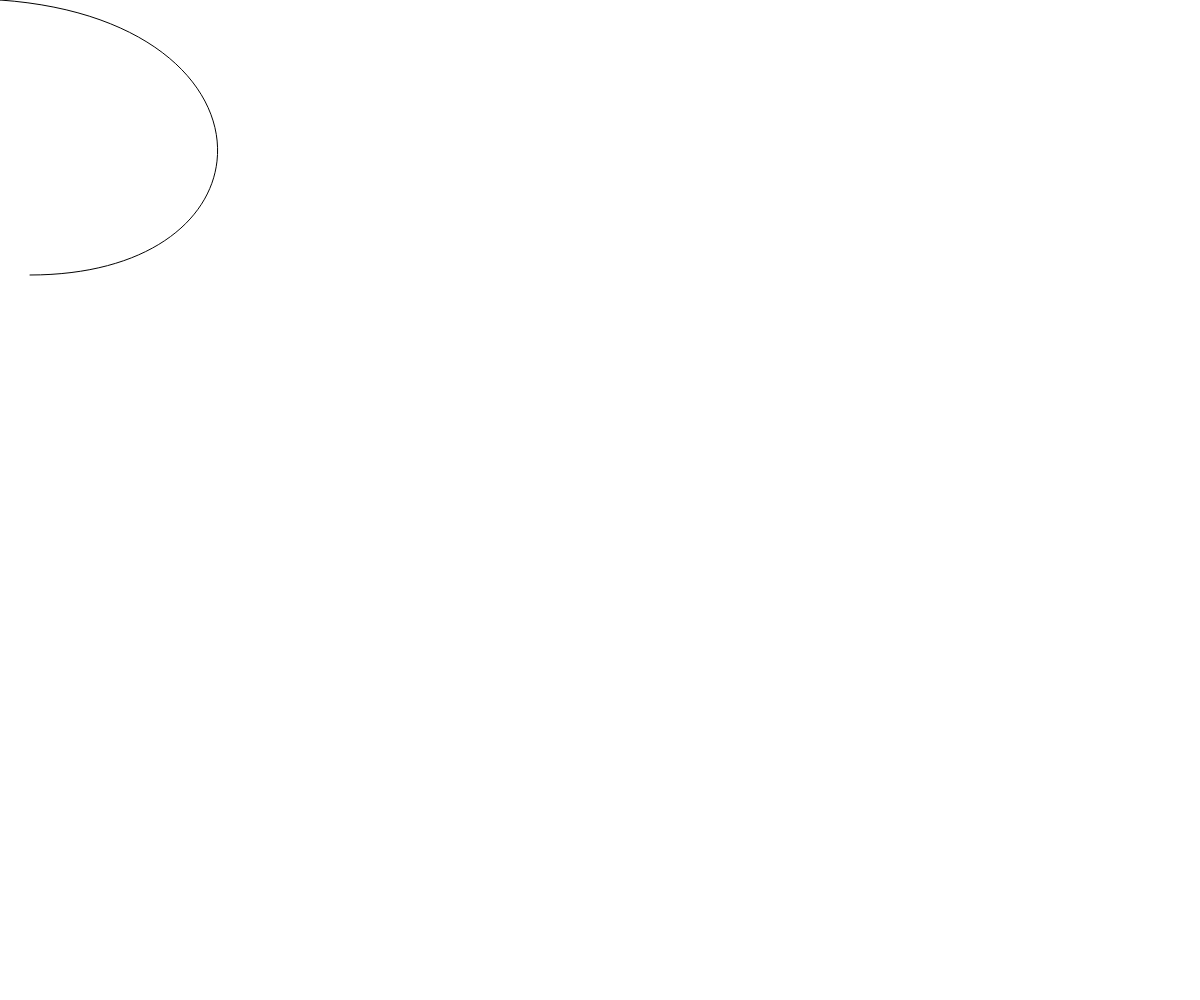
Frame 1 (no input)
Frame 60 (no input): identical to frame 1, image omitted
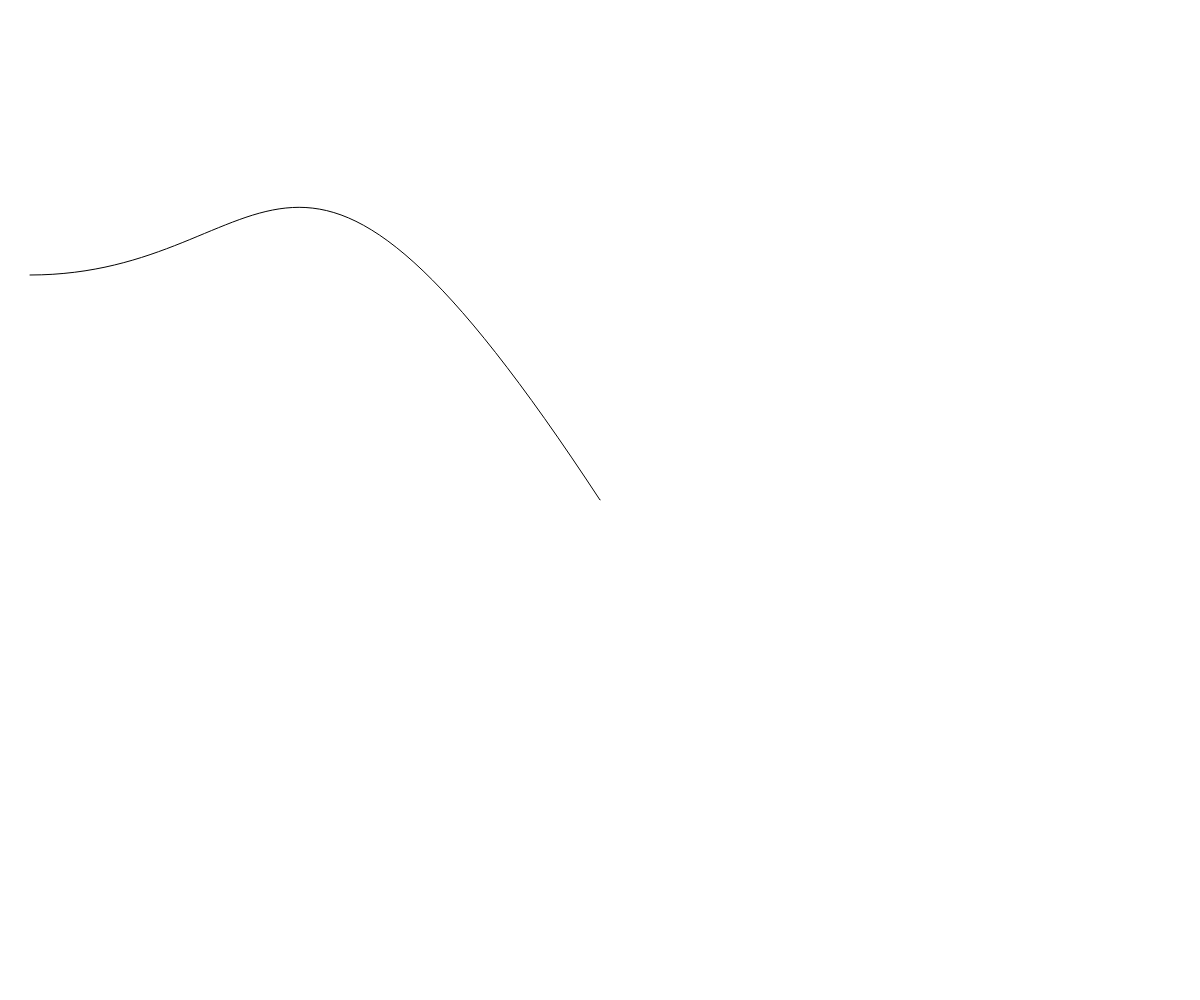
Frame 120 (the mouse pressed at the canvas centre since frame 60)

The p5.js sketch that drew these frames (run headless with seeded random() and noise() and a simulated clock; from frame 60 on, the mouse is pressed at the canvas centre):

// p5.js sketch
// ── sketch.js
// [ bezier COORDINATOR]:

 function setup() {
 var canvas = createCanvas(windowWidth, windowHeight);
 background(255);
 strokeWeight(1);
 stroke(0, 0, 0);
 noFill();
 }

 /*
 for BEZIER PART:
 first need to figure out a way to represent anchor pts and control handles,
 then need a button or key to switch between them
 */

 function draw() {
 background(255);
 bezier(mouseX,mouseY,285,20,285,275,30,275);
 }

 // otherthings to coordinate later:
 //   - tracker to know where mouse is gonna draw, coordinates of cur mouse pos
 //   - ui to switch between modes:
 //      - ellipse
 //      - rect
 //      - points
 //      - quad
 //      - triangle
 //      - bezier curves
 //      - lines
